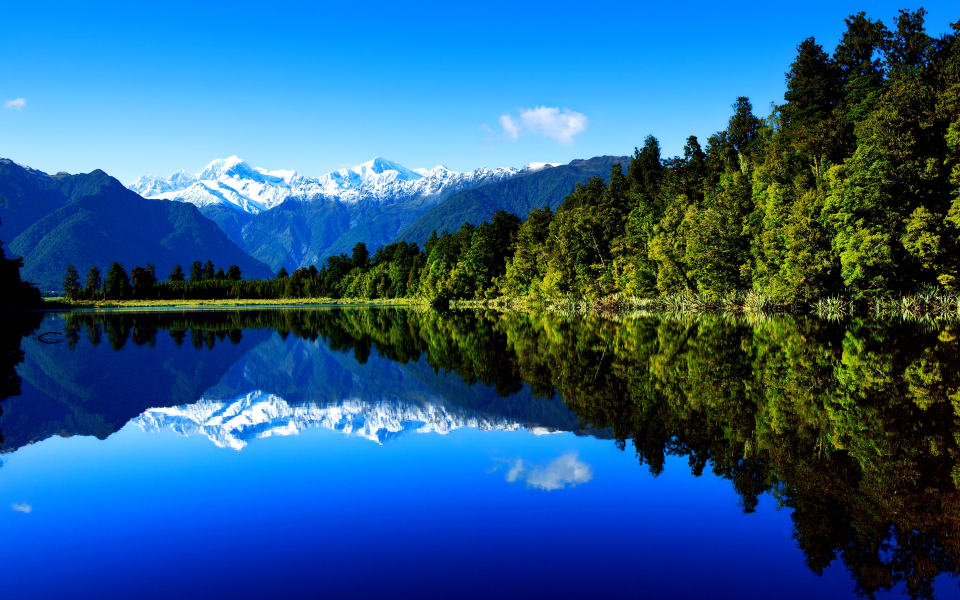
//> input picture Samples/sample1.jpg, 1920 x 1200 px (shown at 1/2 size)
$ ./regionExtractor Samples/sample1.jpg Samples/sample1.jpg   (built with g++ and OpenCV 4, older OpenCV classes emulated)
//> lines starting //> are read from the running program, lines starting //| are printed output that depends on the picture; after the words box and inside, x2 and y2 are one past the last pixel; in counts of white or black regions, pixels touching at a corner belong together
#include <stdio.h>
#include <stdlib.h>
#include <string.h>
#include <opencv2/opencv.hpp>
#include <limits>
#include <iterator>
#include <iostream>

using namespace cv;

//Global Variable Declarations

//Helper Function Declarations
std::vector<Point> scaleHull(float scale, Point2f mean, std::vector<Point>& specificHull);

std::vector<Point> collapseContour(Point2f variance, std::vector<Point>& specificHull);

void printScaleContours(Mat img, std::vector<std::vector<Point>>& hull, std::vector<std::vector<Point>>& hull15, std::vector<std::vector<Point>>& hull2, std::vector<std::vector<Point>>& hull3, std::vector<Point2f>& mc);

void printCollapseContours(Mat img, std::vector<std::vector<Point>>& hull, std::vector<std::vector<Point>>& hullcollapse, std::vector<Point2f>& mc);

int main(int argc, char *argv[])
{
    //Include agrument usage and thrown error for improper use
    if (argc != 3)
    {
        std::cerr << "Usage: " << argv[0] << "Source Image, Contour Type(1 for scale, 0 for collapse)" << std::endl;
        return 1;
    }

    Mat img = imread(argv[1]);
//> img is the input picture: 1200 rows x 1920 cols, CV_8UC3; mean B, G, R 135.3, 91.7, 39.9
    Mat box;
    cvtColor(img, box, COLOR_BGR2GRAY);
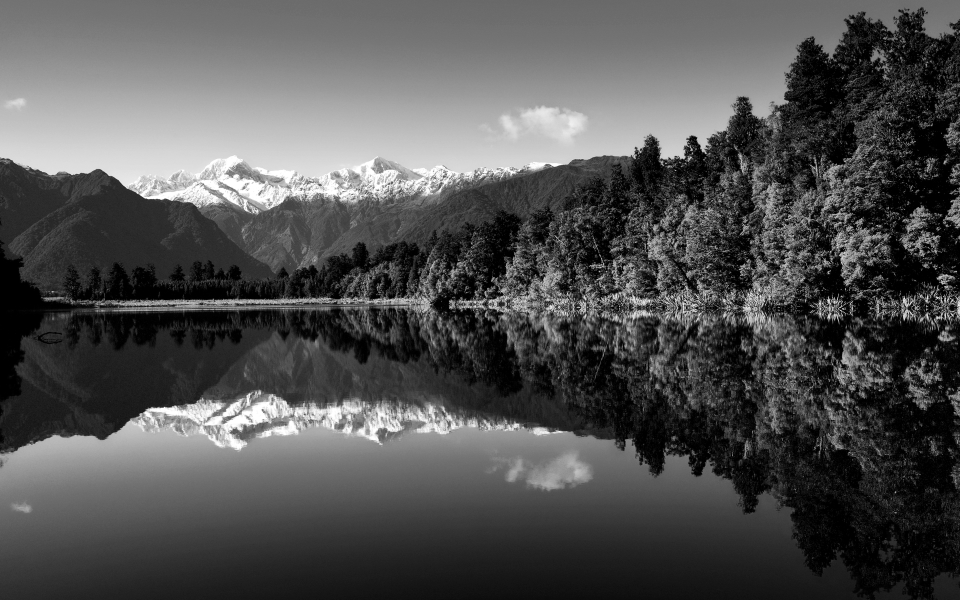
//> box: 1200 rows x 1920 cols, CV_8UC1 (shown at 1/2 size); min 0, max 255, mean 81.2
    MSER ms(5, 1000, 14400, .25, .2, 200, 1.01, .003, 5);
    std::vector<std::vector<Point>> regions;
    ms(box, regions, Mat());
//> regions = 234 contours, 1 with area under 20; largest, box (x1, y1, x2, y2) and area: (185, 517, 878, 696) 209208, (186, 517, 878, 696) 146588, (190, 517, 878, 696) 116714, (286, 789, 588, 901) 71788, (287, 789, 586, 901) 67391
    std::vector<std::vector<Point>> hull(regions.size());
//> hull = 234 empty contours

    //Extract convex hull from each contour and store in hull[] for contour scaling
    for (size_t i = 0; i < regions.size(); ++i)
        convexHull(Mat(regions[i]), hull[i], false);
//> after the loop, hull = 234 contours; largest, box (x1, y1, x2, y2) and area: (185, 517, 878, 696) 67453, (186, 517, 878, 696) 67414, (190, 517, 878, 696) 66712, (210, 522, 874, 646) 47648, (975, 485, 1154, 725) 29748


    std::vector<Moments> mu(hull.size());
//> mu = 234 items
    std::vector<Point2f> mc(hull.size()); //center of masses (mean)
    std::vector<Point2f> mv(hull.size()); //variances
    for (size_t i = 0; i < hull.size(); ++i)
    {
        mu[i] = moments(hull[i], false);                                    //Create moments vector to extract center of mass and variance
        mc[i] = Point2f( mu[i].m10/mu[i].m00 , mu[i].m01/mu[i].m00 );       //Center of mass for each convexHull of each contour
        mv[i] = Point2f( mu[i].m20/mu[i].m00 , mu[i].m02/mu[i].m00 );       //Variance of each convexHull of each contour
    }
//> after the loop, mc = 234 Points (x, y), first 12: [1660, 569.8], [1723.3, 617.5], [1683.8, 288.2], [322.7, 571.5], [684.1, 542.9], [813.4, 530], [1083, 451.2], [1082.9, 451.1], [1469.4, 478.2], [1467.6, 475.7], [1059.7, 538.4], [1056.7, 540.9]; mv = 234 Points (x, y), first 12: [2756267.5, 325245.1], [2969766.2, 381412.4], [2835529.5, 83524.6], [109185.7, 326877.8], [470911.2, 295667.6], [661697.6, 281760.8], [1173105.9, 203959.4], [1172901.5, 203883.8], [2159936.5, 232645.7], [2154732, 230390], [1123253.5, 290235.6], [1116944.1, 292985.4]

    //Create and populate scaled contour vectors
    std::vector<std::vector<Point>> hull15(hull.size());
//> hull15 = 234 empty contours
    std::vector<std::vector<Point>> hull2(hull.size());
//> hull2 = 234 empty contours
    std::vector<std::vector<Point>> hull3(hull.size());
//> hull3 = 234 empty contours
    for (size_t i = 0; i < hull.size(); ++i)
    {
        hull15[i] = scaleHull(1.5, mc[i], hull[i]);
        hull2[i] = scaleHull(2, mc[i], hull[i]);
        hull3[i] = scaleHull(3, mc[i], hull[i]);
    }
//> after the loop, hull15 = 234 contours; largest, box (x1, y1, x2, y2) and area: (-35, 472, 1003, 740) 151402, (-33, 472, 1004, 740) 151306, (-28, 471, 1002, 739) 150328, (4, 485, 1000, 671) 107481, (931, 424, 1199, 784) 66940; hull2 = 234 contours; largest, box (x1, y1, x2, y2) and area: (-255, 427, 1129, 784) 269609, (-252, 427, 1130, 784) 269451, (-247, 426, 1127, 783) 266647, (-200, 449, 1126, 696) 190447, (887, 364, 1244, 843) 118990; hull3 = 234 contours; largest, box (x1, y1, x2, y2) and area: (-695, 337, 1381, 872) 606772, (-691, 337, 1382, 872) 606417, (-684, 336, 1377, 871) 600106, (-610, 377, 1379, 747) 428614, (799, 244, 1334, 962) 267728
    //Create and populate collapsed contour vectors
    std::vector<std::vector<Point>> hullcollapse(hull.size());
//> hullcollapse = 234 empty contours
    for (size_t i = 0; i < hull.size(); ++i)
        hullcollapse[i] = collapseContour(mv[i], hull[i]);
//> this loop made 234 passes
//> (stddevx in collapseContour, stddevy in collapseContour) on passes 1 to 3: (1660.2, 570.3), (1723.3, 617.6), (1683.9, 289)
//> after the loop, hullcollapse = 234 contours; largest, box (x1, y1, x2, y2) and area: (-463, -91, 229, 87) 66666, (-462, -91, 229, 87) 66626, (-460, -91, 227, 87) 65928, (-433, -72, 230, 51) 47248, (-88, -122, 90, 117) 29356

    //Print all contours
    if (argv[2])
        printScaleContours(img, hull, hull15, hull2, hull3, mc);
    else
        printCollapseContours(img, hull, hullcollapse, mc);
   	return 0;
}

void printScaleContours(Mat img, std::vector<std::vector<Point>>& hull, std::vector<std::vector<Point>>& hull15, std::vector<std::vector<Point>>& hull2, std::vector<std::vector<Point>>& hull3, std::vector<Point2f>& mc)
{
    for (uint64_t i = 0; i < hull.size();++i)
    {
        drawContours(img, hull, i, Scalar(0,255,255), 2, 8, vector<Vec4i>(), 0, Point());
        drawContours(img, hull15, i, Scalar(0,255,0), 2, 8, vector<Vec4i>(), 0, Point());
        drawContours(img, hull2 ,i, Scalar(0,0,255), 2, 8, vector<Vec4i>(), 0, Point());
        drawContours(img, hull3, i, Scalar(255,0,0), 2, 8, vector<Vec4i>(), 0, Point());
        circle(img, mc[i], 4, Scalar::all(255), -1, 8, 0 );
        namedWindow("Image Window", WINDOW_NORMAL );
        imshow("Image Window", img);
        waitKey(0);
    }
//> this loop made 234 passes
//> pass 1, in printScaleContours, `imshow("Image Window", img);`:
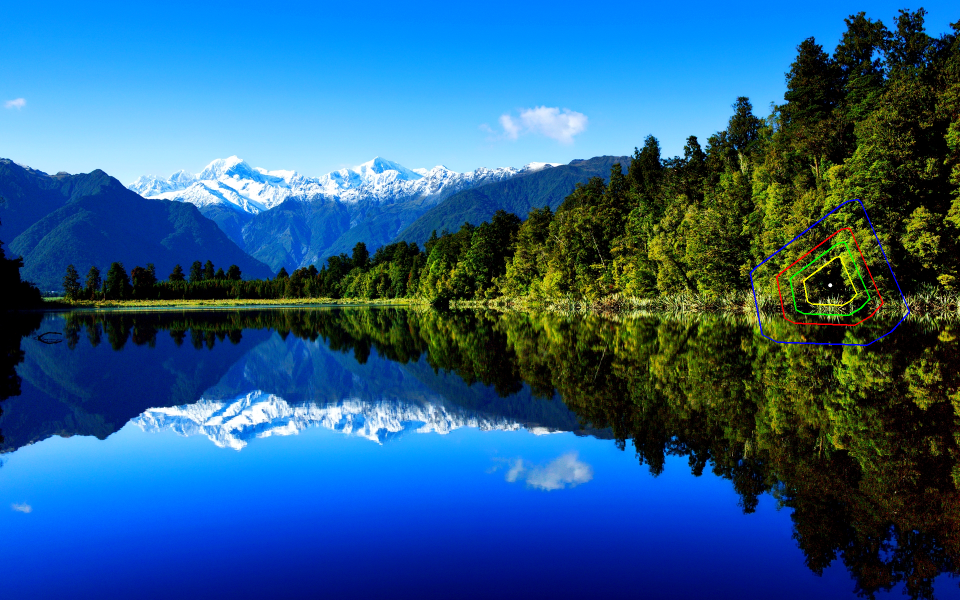
//> window 'Image Window': 1200 rows x 1920 cols, CV_8UC3 (shown at 1/2 size); mean B, G, R 135.6, 91.8, 40
//> pass 2, in printScaleContours, `imshow("Image Window", img);`:
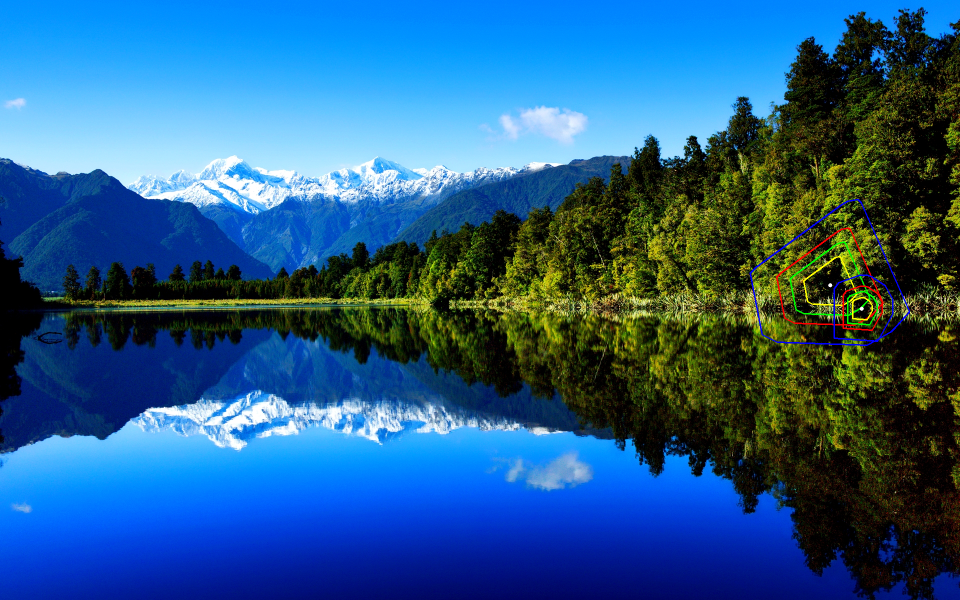
//> window 'Image Window': 1200 rows x 1920 cols, CV_8UC3 (shown at 1/2 size); mean B, G, R 135.7, 91.8, 40
//> after the loop:
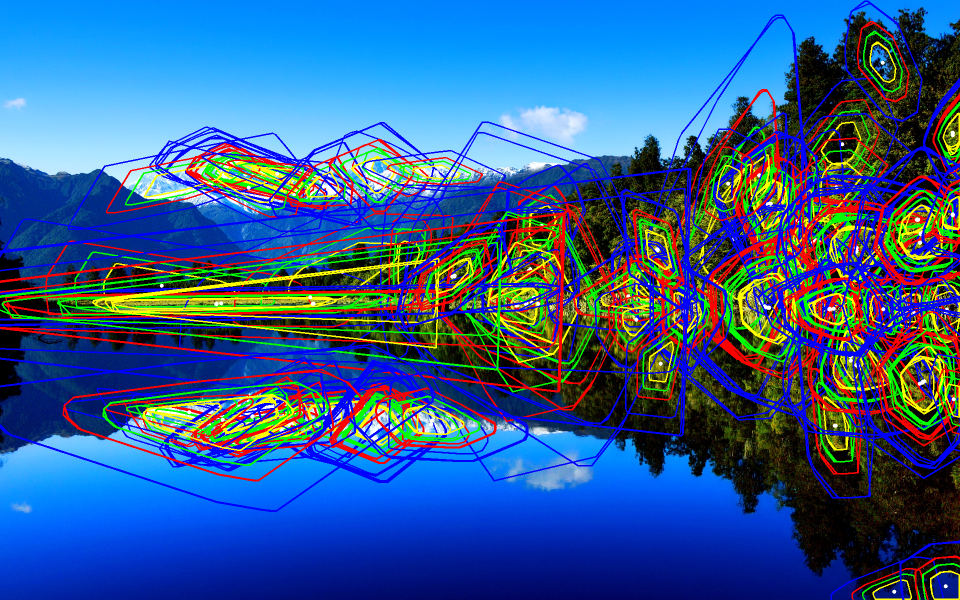
//> img: 1200 rows x 1920 cols, CV_8UC3 (shown at 1/2 size); mean B, G, R 143.4, 90.8, 49.7
}

void printCollapseContours(Mat img, std::vector<std::vector<Point>>& hull, std::vector<std::vector<Point>>& hullcollapse, std::vector<Point2f>& mc)
{
    for (uint64_t i = 0; i < hull.size();++i)
    {
        drawContours(img, hull, i, Scalar(0,255,255), 2, 8, vector<Vec4i>(), 0, Point());
        drawContours(img, hullcollapse, i, Scalar(0,255,0), 2, 8, vector<Vec4i>(), 0, Point());
        circle(img, mc[i], 4, Scalar::all(255), -1, 8, 0 );
        namedWindow("Image Window", WINDOW_NORMAL );
        imshow("Image Window", img);
        waitKey(0);
    }
}

//takes in contour, scales it
std::vector<Point> scaleHull(float scale, Point2f mean, std::vector<Point>& specificHull)
{
    std::vector<Point> newcontour;
    float scalex, scaley, tempx, tempy;
    for (size_t i = 0; i < specificHull.size(); ++i)
    {
        tempx = specificHull[i].x - mean.x;
        tempy = specificHull[i].y - mean.y;
        scalex = scale*tempx;
        scaley = scale*tempy;
        scalex+= mean.x;
        scaley+= mean.y;
        if (scaley != 0 && scalex != 0)
            newcontour.push_back(Point((int) scalex, (int) scaley));
    }
    return newcontour;
}

std::vector<Point> collapseContour(Point2f variance, std::vector<Point>& specificHull) //subtract std dev from x and y of contour
{
    float stddevx = sqrt(variance.x);
    float stddevy = sqrt(variance.y);
    float tempx, tempy;
    std::vector<Point> newcontour;
    for (size_t i = 0; i < specificHull.size(); i++)
    {
        tempx = specificHull[i].x - stddevx;
        tempy = specificHull[i].y - stddevy;
        if (tempx != 0 && tempy != 0 )
        {
            newcontour.push_back(Point((int) tempx, (int) tempy));
        }
    }
    return newcontour;
}
